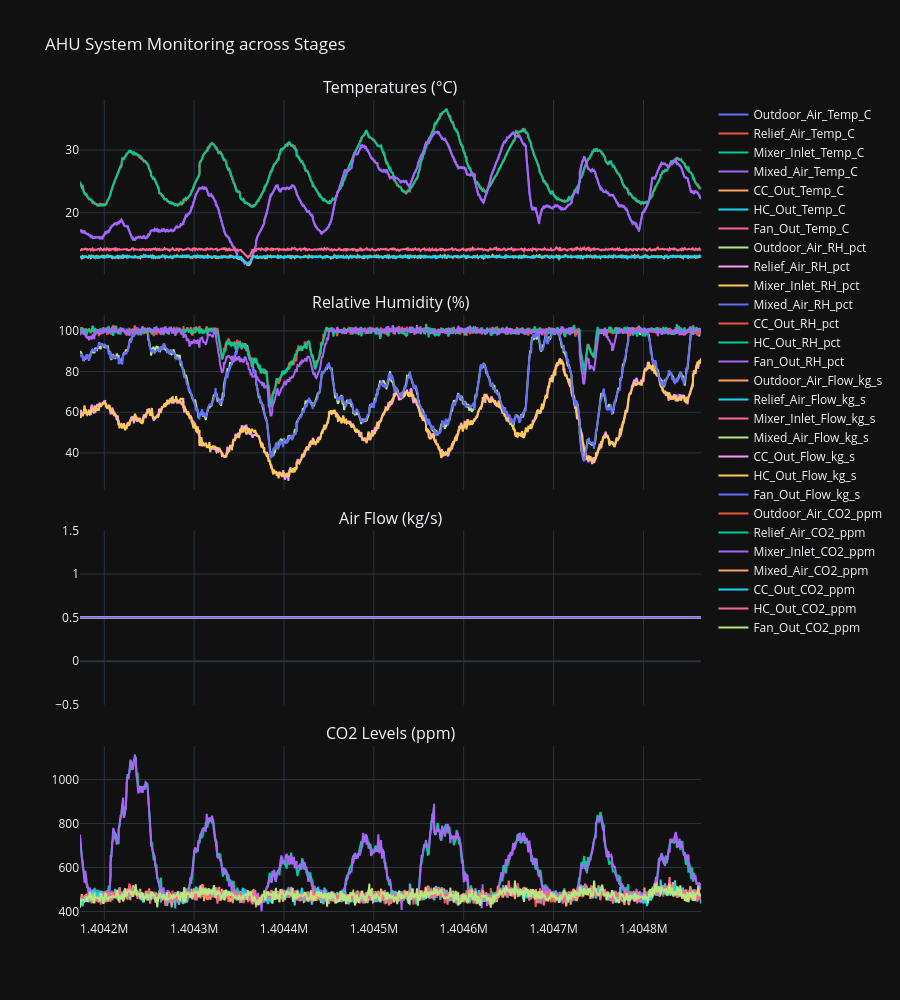

This figure's notebook cell:
### Code cell
plot_ahu_monitoring(df)

### Figure 1 — Plotly figure (JSON) as saved in the notebook; plotly's stock layout.template omitted (floating-point values rounded to 4 significant figures; data arrays with more than 128 entries replaced by an {"elided": "..."} marker saying what was removed)
{"data": [{"mode": "lines", "name": "Outdoor_Air_Temp_C", "type": "scatter", "x": {"elided": "768 int values"}, "xaxis": "x", "y": {"elided": "768 float values"}, "yaxis": "y"}, {"mode": "lines", "name": "Relief_Air_Temp_C", "type": "scatter", "x": {"elided": "768 int values"}, "xaxis": "x", "y": {"elided": "768 float values"}, "yaxis": "y"}, {"mode": "lines", "name": "Mixer_Inlet_Temp_C", "type": "scatter", "x": {"elided": "768 int values"}, "xaxis": "x", "y": {"elided": "768 float values"}, "yaxis": "y"}, {"mode": "lines", "name": "Mixed_Air_Temp_C", "type": "scatter", "x": {"elided": "768 int values"}, "xaxis": "x", "y": {"elided": "768 float values"}, "yaxis": "y"}, {"mode": "lines", "name": "CC_Out_Temp_C", "type": "scatter", "x": {"elided": "768 int values"}, "xaxis": "x", "y": {"elided": "768 float values"}, "yaxis": "y"}, {"mode": "lines", "name": "HC_Out_Temp_C", "type": "scatter", "x": {"elided": "768 int values"}, "xaxis": "x", "y": {"elided": "768 float values"}, "yaxis": "y"}, {"mode": "lines", "name": "Fan_Out_Temp_C", "type": "scatter", "x": {"elided": "768 int values"}, "xaxis": "x", "y": {"elided": "768 float values"}, "yaxis": "y"}, {"mode": "lines", "name": "Outdoor_Air_RH_pct", "type": "scatter", "x": {"elided": "768 int values"}, "xaxis": "x2", "y": {"elided": "768 float values"}, "yaxis": "y2"}, {"mode": "lines", "name": "Relief_Air_RH_pct", "type": "scatter", "x": {"elided": "768 int values"}, "xaxis": "x2", "y": {"elided": "768 float values"}, "yaxis": "y2"}, {"mode": "lines", "name": "Mixer_Inlet_RH_pct", "type": "scatter", "x": {"elided": "768 int values"}, "xaxis": "x2", "y": {"elided": "768 float values"}, "yaxis": "y2"}, {"mode": "lines", "name": "Mixed_Air_RH_pct", "type": "scatter", "x": {"elided": "768 int values"}, "xaxis": "x2", "y": {"elided": "768 float values"}, "yaxis": "y2"}, {"mode": "lines", "name": "CC_Out_RH_pct", "type": "scatter", "x": {"elided": "768 int values"}, "xaxis": "x2", "y": {"elided": "768 float values"}, "yaxis": "y2"}, {"mode": "lines", "name": "HC_Out_RH_pct", "type": "scatter", "x": {"elided": "768 int values"}, "xaxis": "x2", "y": {"elided": "768 float values"}, "yaxis": "y2"}, {"mode": "lines", "name": "Fan_Out_RH_pct", "type": "scatter", "x": {"elided": "768 int values"}, "xaxis": "x2", "y": {"elided": "768 float values"}, "yaxis": "y2"}, {"mode": "lines", "name": "Outdoor_Air_Flow_kg_s", "type": "scatter", "x": {"elided": "768 int values"}, "xaxis": "x3", "y": {"elided": "768 float values"}, "yaxis": "y3"}, {"mode": "lines", "name": "Relief_Air_Flow_kg_s", "type": "scatter", "x": {"elided": "768 int values"}, "xaxis": "x3", "y": {"elided": "768 float values"}, "yaxis": "y3"}, {"mode": "lines", "name": "Mixer_Inlet_Flow_kg_s", "type": "scatter", "x": {"elided": "768 int values"}, "xaxis": "x3", "y": {"elided": "768 float values"}, "yaxis": "y3"}, {"mode": "lines", "name": "Mixed_Air_Flow_kg_s", "type": "scatter", "x": {"elided": "768 int values"}, "xaxis": "x3", "y": {"elided": "768 float values"}, "yaxis": "y3"}, {"mode": "lines", "name": "CC_Out_Flow_kg_s", "type": "scatter", "x": {"elided": "768 int values"}, "xaxis": "x3", "y": {"elided": "768 float values"}, "yaxis": "y3"}, {"mode": "lines", "name": "HC_Out_Flow_kg_s", "type": "scatter", "x": {"elided": "768 int values"}, "xaxis": "x3", "y": {"elided": "768 float values"}, "yaxis": "y3"}, {"mode": "lines", "name": "Fan_Out_Flow_kg_s", "type": "scatter", "x": {"elided": "768 int values"}, "xaxis": "x3", "y": {"elided": "768 float values"}, "yaxis": "y3"}, {"mode": "lines", "name": "Outdoor_Air_CO2_ppm", "type": "scatter", "x": {"elided": "768 int values"}, "xaxis": "x4", "y": {"elided": "768 float values"}, "yaxis": "y4"}, {"mode": "lines", "name": "Relief_Air_CO2_ppm", "type": "scatter", "x": {"elided": "768 int values"}, "xaxis": "x4", "y": {"elided": "768 float values"}, "yaxis": "y4"}, {"mode": "lines", "name": "Mixer_Inlet_CO2_ppm", "type": "scatter", "x": {"elided": "768 int values"}, "xaxis": "x4", "y": {"elided": "768 float values"}, "yaxis": "y4"}, {"mode": "lines", "name": "Mixed_Air_CO2_ppm", "type": "scatter", "x": {"elided": "768 int values"}, "xaxis": "x4", "y": {"elided": "768 float values"}, "yaxis": "y4"}, {"mode": "lines", "name": "CC_Out_CO2_ppm", "type": "scatter", "x": {"elided": "768 int values"}, "xaxis": "x4", "y": {"elided": "768 float values"}, "yaxis": "y4"}, {"mode": "lines", "name": "HC_Out_CO2_ppm", "type": "scatter", "x": {"elided": "768 int values"}, "xaxis": "x4", "y": {"elided": "768 float values"}, "yaxis": "y4"}, {"mode": "lines", "name": "Fan_Out_CO2_ppm", "type": "scatter", "x": {"elided": "768 int values"}, "xaxis": "x4", "y": {"elided": "768 float values"}, "yaxis": "y4"}], "layout": {"annotations": [{"font": {"size": 16}, "showarrow": false, "text": "Temperatures (°C)", "x": 0.5, "xanchor": "center", "xref": "paper", "y": 1, "yanchor": "bottom", "yref": "paper"}, {"font": {"size": 16}, "showarrow": false, "text": "Relative Humidity (%)", "x": 0.5, "xanchor": "center", "xref": "paper", "y": 0.7375, "yanchor": "bottom", "yref": "paper"}, {"font": {"size": 16}, "showarrow": false, "text": "Air Flow (kg/s)", "x": 0.5, "xanchor": "center", "xref": "paper", "y": 0.475, "yanchor": "bottom", "yref": "paper"}, {"font": {"size": 16}, "showarrow": false, "text": "CO2 Levels (ppm)", "x": 0.5, "xanchor": "center", "xref": "paper", "y": 0.2125, "yanchor": "bottom", "yref": "paper"}], "height": 1000, "hovermode": "x unified", "title": {"text": "AHU System Monitoring across Stages"}, "xaxis": {"anchor": "y", "domain": [0, 1], "matches": "x4", "showticklabels": false}, "xaxis2": {"anchor": "y2", "domain": [0, 1], "matches": "x4", "showticklabels": false}, "xaxis3": {"anchor": "y3", "domain": [0, 1], "matches": "x4", "showticklabels": false}, "xaxis4": {"anchor": "y4", "domain": [0, 1]}, "yaxis": {"anchor": "x", "domain": [0.7875, 1]}, "yaxis2": {"anchor": "x2", "domain": [0.525, 0.7375]}, "yaxis3": {"anchor": "x3", "domain": [0.2625, 0.475]}, "yaxis4": {"anchor": "x4", "domain": [0, 0.2125]}}}
